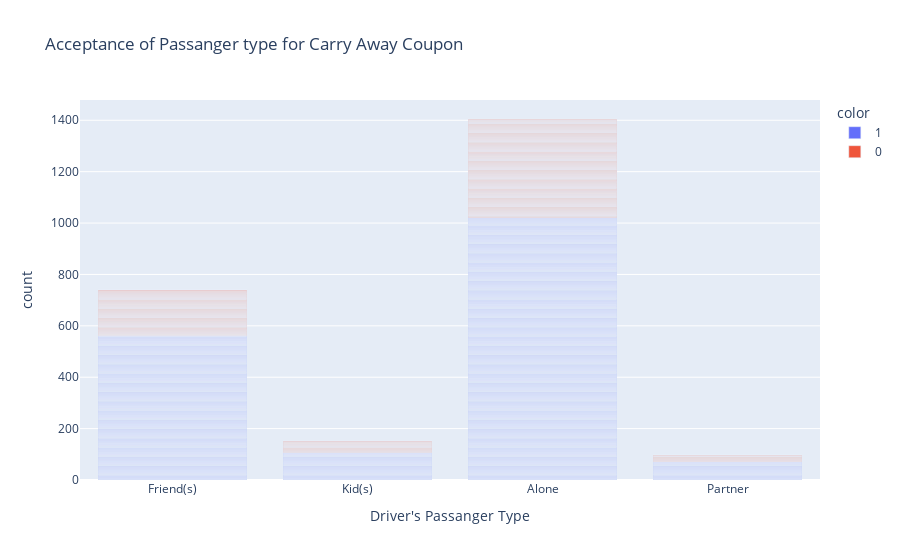

The notebook cell saved with this chart:
### Code cell
#Plotly express : note will not display in GitHub notebook 
pxfig_ind1 = px.bar(df_carry_away_coupon,x="passanger",title="Acceptance of Passanger type for Carry Away Coupon",color =df_carry_away_coupon.Y.astype(str), labels={"passanger": "Driver's Passanger Type"} )
pxfig_ind1.show()
pxfig_ind1.write_image("images/carry_away_acceptance_passanger_typ.png")
#pl.offline.plot(pxfig_ind1, filename='images/carry_away_acceptance_passanger_type.html')

#Same graph in Seaborn to visualize in GitHub as well for ease of use:
fig_ind1, ax = plt.subplots(figsize=(15, 5))
sns.countplot(x="passanger",data=df_carry_away_coupon,
                    hue=df_carry_away_coupon.Y.astype(str),
                       palette=['lightblue', 'pink'])


plt.show()

### Figure 1 — Plotly figure (JSON) as saved in the notebook; plotly's stock layout.template omitted (floating-point values rounded to 4 significant figures; data arrays with more than 128 entries replaced by an {"elided": "..."} marker saying what was removed)
{"data": [{"alignmentgroup": "True", "hovertemplate": "color=1<br>Driver's Passanger Type=%{x}<br>count=%{y}<extra></extra>", "legendgroup": "1", "marker": {"color": "#636efa", "pattern": {"shape": ""}}, "name": "1", "offsetgroup": "1", "orientation": "v", "showlegend": true, "textposition": "auto", "type": "bar", "x": {"elided": "1760 str values"}, "xaxis": "x", "y": {"elided": "1760 int values"}, "yaxis": "y"}, {"alignmentgroup": "True", "hovertemplate": "color=0<br>Driver's Passanger Type=%{x}<br>count=%{y}<extra></extra>", "legendgroup": "0", "marker": {"color": "#EF553B", "pattern": {"shape": ""}}, "name": "0", "offsetgroup": "0", "orientation": "v", "showlegend": true, "textposition": "auto", "type": "bar", "x": {"elided": "633 str values"}, "xaxis": "x", "y": {"elided": "633 int values"}, "yaxis": "y"}], "layout": {"barmode": "relative", "legend": {"title": {"text": "color"}, "tracegroupgap": 0}, "title": {"text": "Acceptance of Passanger type for Carry Away Coupon"}, "xaxis": {"anchor": "y", "domain": [0, 1], "title": {"text": "Driver's Passanger Type"}}, "yaxis": {"anchor": "x", "domain": [0, 1], "title": {"text": "count"}}}}
